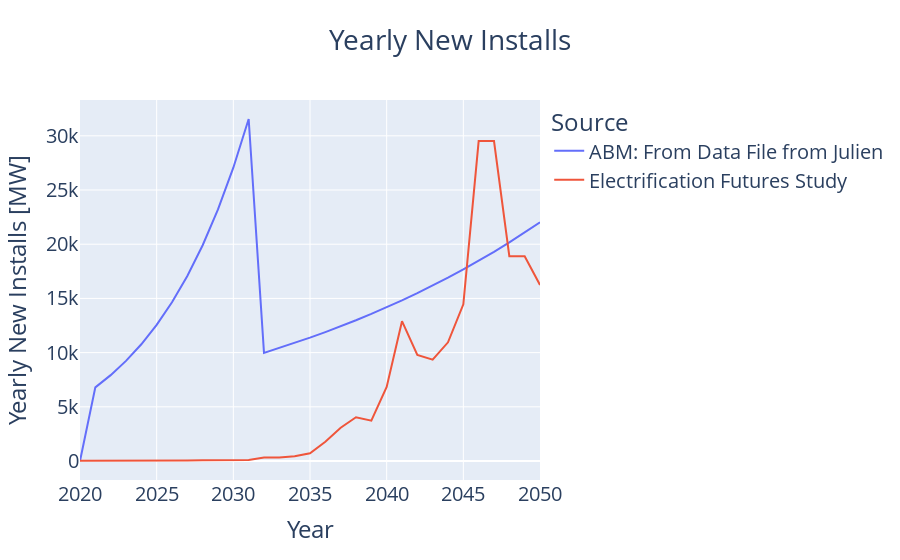

Notebook code cell kept with this figure:
### Code cell
fig = go.Figure()

abm_y_values = list(ABM_input_yearly_installs['Yearly New Installs [MW]'].values)
ef_y_values = list(r2.scenario['landfill_ban'].data["new_Installed_Capacity_[MW]"].values)
    
fig.add_trace(go.Scatter(x=list(range(2020,2051)), y=abm_y_values,
                    mode='lines',
                    name='ABM: From Data File from Julien'))

fig.add_trace(go.Scatter(x=list(range(2020,2051)), y=ef_y_values,
                    mode='lines',
                    name='Electrification Futures Study'))

fig.update_layout(title_text='Yearly New Installs', title_x=0.5, 
                 xaxis_title="Year",
    yaxis_title="Yearly New Installs [MW]",
    legend_title="Source")
fig.update_layout(font=dict(size=20))
fig.show()

### Figure 1 — Plotly figure (JSON) as saved in the notebook; plotly's stock layout.template omitted (floating-point values rounded to 4 significant figures)
{"data": [{"mode": "lines", "name": "ABM: From Data File from Julien", "type": "scatter", "x": [2020, 2021, 2022, 2023, 2024, 2025, 2026, 2027, 2028, 2029, 2030, 2031, 2032, 2033, 2034, 2035, 2036, 2037, 2038, 2039, 2040, 2041, 2042, 2043, 2044, 2045, 2046, 2047, 2048, 2049, 2050], "y": [0, 6792, 7920, 9235, 10768, 12555, 14640, 17070, 19904, 23208, 27060, 31552, 9973, 10422, 10891, 11381, 11893, 12428, 12987, 13572, 14183, 14821, 15488, 16185, 16913, 17674, 18470, 19301, 20169, 21077, 22026]}, {"mode": "lines", "name": "Electrification Futures Study", "type": "scatter", "x": [2020, 2021, 2022, 2023, 2024, 2025, 2026, 2027, 2028, 2029, 2030, 2031, 2032, 2033, 2034, 2035, 2036, 2037, 2038, 2039, 2040, 2041, 2042, 2043, 2044, 2045, 2046, 2047, 2048, 2049, 2050], "y": [12.5, 9.668, 11.62, 11.78, 16.88, 20.93, 27.98, 42.48, 59.74, 94.75, 96.58, 98.21, 324.2, 314.6, 431.2, 719.8, 1781.0, 3064.0, 4037.0, 3722.0, 6834.0, 12900.0, 9785.0, 9353.0, 10950.0, 14450.0, 29520.0, 29520.0, 18890.0, 18890.0, 16240.0, 16240.0, 31280.0, 31280.0, 43950.0, 43950.0, 48110.0, 48110.0, 32260.0, 32260.0, 20060.0, 20060.0, 19290.0, 19290.0, 50650.0, 50650.0, 19860.0, 19860.0, 39940.0, 39940.0, 32400.0, 32400.0, 44430.0, 44430.0, 62580.0, 62580.0]}], "layout": {"font": {"size": 20}, "legend": {"title": {"text": "Source"}}, "title": {"text": "Yearly New Installs", "x": 0.5}, "xaxis": {"title": {"text": "Year"}}, "yaxis": {"title": {"text": "Yearly New Installs [MW]"}}}}
